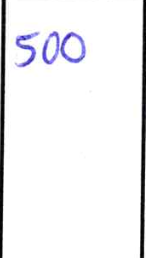
#> input picture img5.png, 146 x 258 px
$ python test3.py
#> lines starting #> are read from the running program, lines starting #| are printed output that depends on the picture; after the words box and inside, x2 and y2 are one past the last pixel; in counts of white or black regions, pixels touching at a corner belong together
import cv2
import numpy as np

# Set image path
path = ""
fileName = "img5.png"

# Read Input image
inputImage = cv2.imread(path+fileName)
#> inputImage is the input picture: shape (258, 146, 3); mean B, G, R 241.4, 239.1, 239.3

# Deep copy for results:
inputImageCopy = inputImage.copy()

# Convert BGR to grayscale:
grayscaleImage = cv2.cvtColor(inputImage, cv2.COLOR_BGR2GRAY)
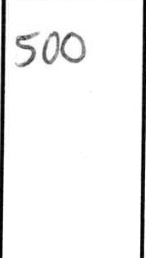
#> grayscaleImage: shape (258, 146); min 0, max 255, mean 239.5

# Apply Gaussian blur to smooth out the image
blurredImage = cv2.GaussianBlur(grayscaleImage, (5, 5), 0)
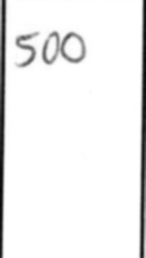
#> blurredImage: shape (258, 146); min 4, max 255, mean 239.1

# Threshold via Otsu after blurring:
_, binaryImage = cv2.threshold(
    blurredImage, 0, 255, cv2.THRESH_BINARY_INV + cv2.THRESH_OTSU)
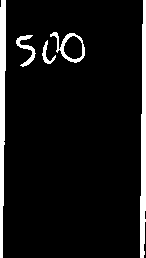
#> binaryImage: shape (258, 146); 7.9% white; 5 white regions, box (x1, y1, x2, y2) and area: (0, 0, 6, 258) 1188, (140, 0, 146, 258) 1160, (50, 32, 85, 63) 307, (16, 35, 36, 67) 215, (42, 40, 56, 64) 107

# Perform morphological operations to separate text more effectively
kernel = np.ones((2, 2), np.uint8)  # Smaller kernel
opening = cv2.morphologyEx(binaryImage, cv2.MORPH_OPEN, kernel, iterations=1)
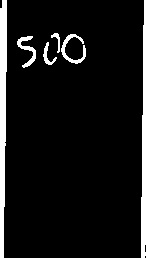
#> opening: shape (258, 146); 8% white; 6 white regions

# Find contours and hierarchy
contours, hierarchy = cv2.findContours(
    opening, cv2.RETR_CCOMP, cv2.CHAIN_APPROX_SIMPLE)
#> contours = 6 contours; box (x1, y1, x2, y2) and area: (0, 0, 7, 258) 1178, (141, 0, 146, 258) 684, (61, 34, 86, 64) 172, (17, 36, 36, 68) 159, (43, 42, 57, 65) 74, (51, 33, 60, 53) 39

for i, c in enumerate(contours):
    # Only consider child contours (assuming text is within tables)
    if hierarchy[0][i][3] != -1:  # Check if there's a parent contour
        boundRect = cv2.boundingRect(c)
        rectX, rectY, rectWidth, rectHeight = boundRect
        # Estimate the bounding rect area:
        rectArea = rectWidth * rectHeight

        # Set minimum area and size thresholds for text
        minArea = 20  # Smaller area for text
        minWidth = 15
        minHeight = 15

        if rectArea > minArea and rectWidth >= minWidth and rectHeight >= minHeight:
            # Draw bounding box around text:
            color = (0, 255, 0)
            cv2.rectangle(inputImageCopy, (int(rectX), int(rectY)),
                          (int(rectX + rectWidth), int(rectY + rectHeight)), color, 2)
#> this loop made 6 passes

# Show results
cv2.imshow("Detected Text", inputImageCopy)
cv2.waitKey(0)
cv2.destroyAllWindows()

$ run again, with img10.png copied over img5.png
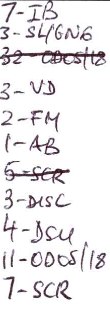
#> input picture img10.png, 110 x 312 px
#> inputImage is the input picture: shape (312, 110, 3); mean B, G, R 235.2, 233.3, 235.5
#> `_, binaryImage = cv2.threshold( blurredImage, 0, 255, cv2.THRESH_BINAR..`:
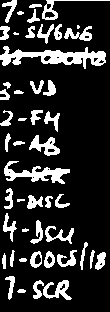
#> binaryImage: shape (312, 110); 17.6% white; 48 white regions (3 under 20 px), largest, box (x1, y1, x2, y2) and area: (0, 46, 106, 69) 1081, (4, 161, 70, 184) 612, (29, 135, 60, 156) 298
#> `opening = cv2.morphologyEx(binaryImage, cv2.MORPH_OPEN, kernel, iterat..`:
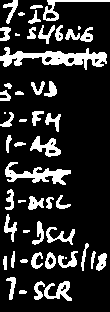
#> opening: shape (312, 110); 17.7% white; 50 white regions (6 under 20 px)
#> contours = 64 contours, 19 with area under 20; largest, box (x1, y1, x2, y2) and area: (0, 47, 107, 70) 984, (5, 162, 71, 185) 488, (30, 136, 61, 157) 270, (43, 0, 110, 21) 228, (44, 281, 72, 301) 224
#> the loop `for i, c in enumerate(contours):` made 64 passes
#> (rectX, rectY, rectWidth, rectHeight, rectArea) on passes 3, 12, 32, 33, 46, 47, 49, 52: (60, 284, 7, 8, 56), (47, 256, 7, 10, 70), (48, 149, 9, 5, 45), (50, 141, 4, 5, 20), (94, 58, 6, 6, 36), (67, 57, 8, 7, 56), (44, 56, 9, 7, 63), (85, 36, 6, 4, 24)

$ run again, with img11.png copied over img5.png
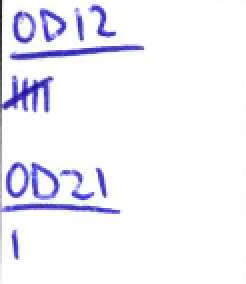
#> input picture img11.png, 123 x 142 px (shown 2 times larger)
#> inputImage is the input picture: shape (142, 123, 3); mean B, G, R 248.9, 240.9, 241.4
#> `_, binaryImage = cv2.threshold( blurredImage, 0, 255, cv2.THRESH_BINAR..`:
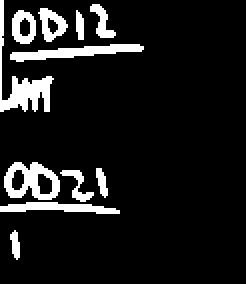
#> binaryImage: shape (142, 123) (shown 2 times larger); 10.2% white; 11 white regions, largest, box (x1, y1, x2, y2) and area: (0, 0, 27, 56) 368, (2, 81, 30, 100) 300, (5, 22, 72, 31) 288
#> `opening = cv2.morphologyEx(binaryImage, cv2.MORPH_OPEN, kernel, iterat..`:
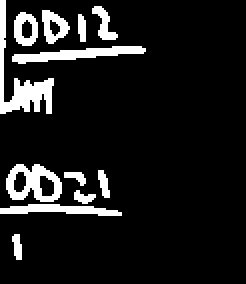
#> opening: shape (142, 123) (shown 2 times larger); 10.5% white; 12 white regions
#> contours = 16 contours; largest, box (x1, y1, x2, y2) and area: (3, 82, 31, 101) 366, (0, 0, 27, 57) 316, (6, 23, 73, 32) 220, (0, 102, 61, 108) 162, (7, 6, 19, 23) 148
#> the loop `for i, c in enumerate(contours):` made 16 passes
#> (rectX, rectY, rectWidth, rectHeight, rectArea) on passes 7, 8, 12, 14: (19, 87, 9, 12, 108), (6, 85, 8, 12, 96), (10, 9, 7, 11, 77), (24, 9, 7, 10, 70)
